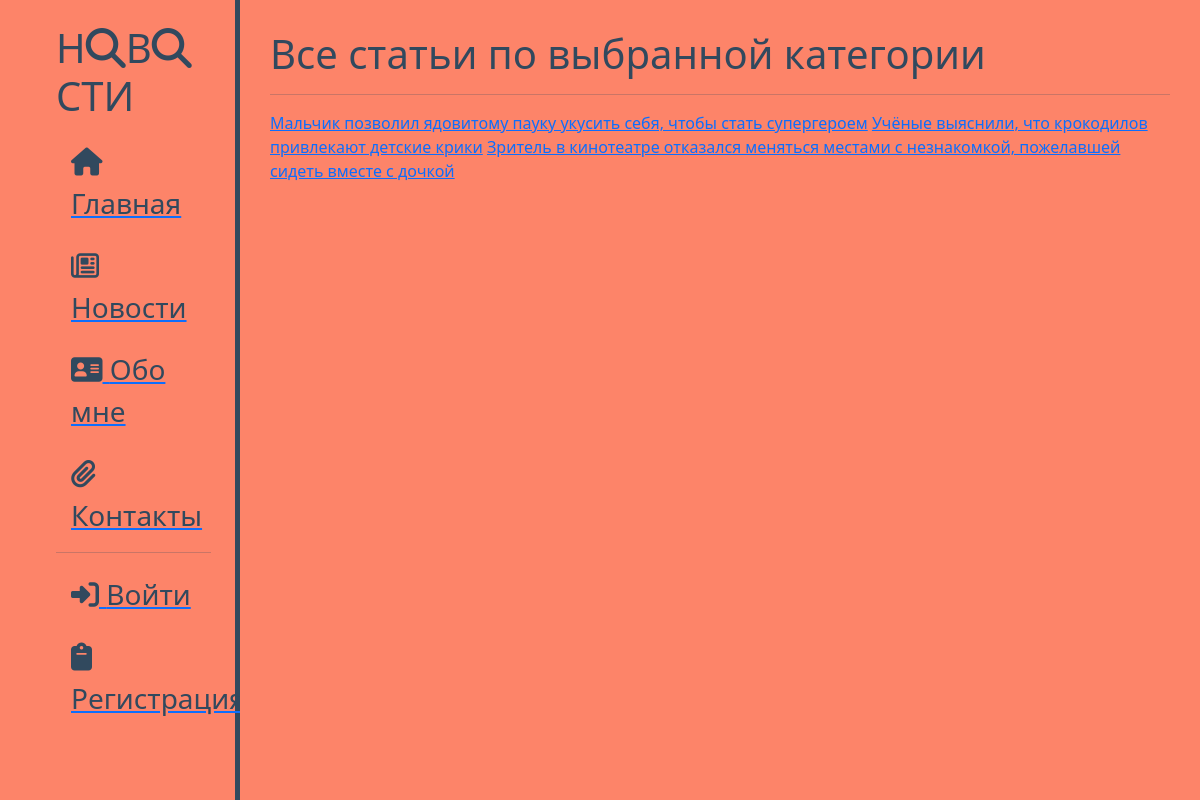
/category/1, run on an earlier commit of the app's database.
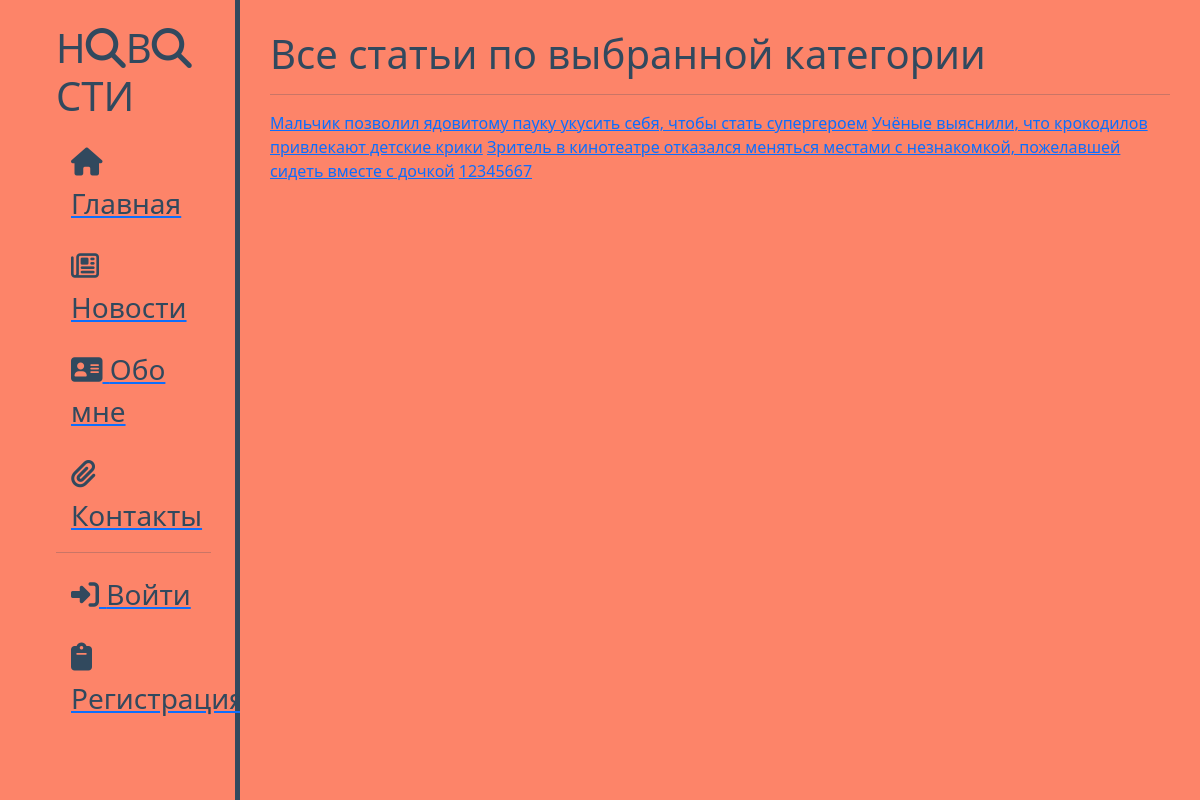
And on a later commit of the database.
### index/models.py (models this page shows, shortened)
class Product(models.Model):
    product_name = models.CharField(max_length=512)
    product_category = models.ForeignKey(Category, on_delete=models.CASCADE)
    product_des = models.TextField(blank=True)
    product_photo = models.ImageField(upload_to='index\static\img')
    class Meta:
        verbose_name = 'Новость'
        verbose_name_plural = 'Новости'

### index/views.py (the view)
# urls.py: path('category/<int:pk>', views.get_exact_category),
def get_exact_category(request, pk):
    category = models.Category.objects.get(id=pk)
    products = models.Product.objects.filter(product_category=category)
    context = {'products': products}
    return render(request, 'exact_category.html', context)

### index/templates/exact_category.html (shortened to what this page needs)
{% extends 'layout.html' %}
{% block content %}
    <h1>Все статьи по выбранной категории</h1>
    <hr>
    {% for i in products %}
        <a href="/product/{{ i.id }}">{{ i.product_name }}</a>
    {% endfor %}
{% endblock %}

What changed in the data, as far as the page shows it:
added Product: product_name "12345667"
